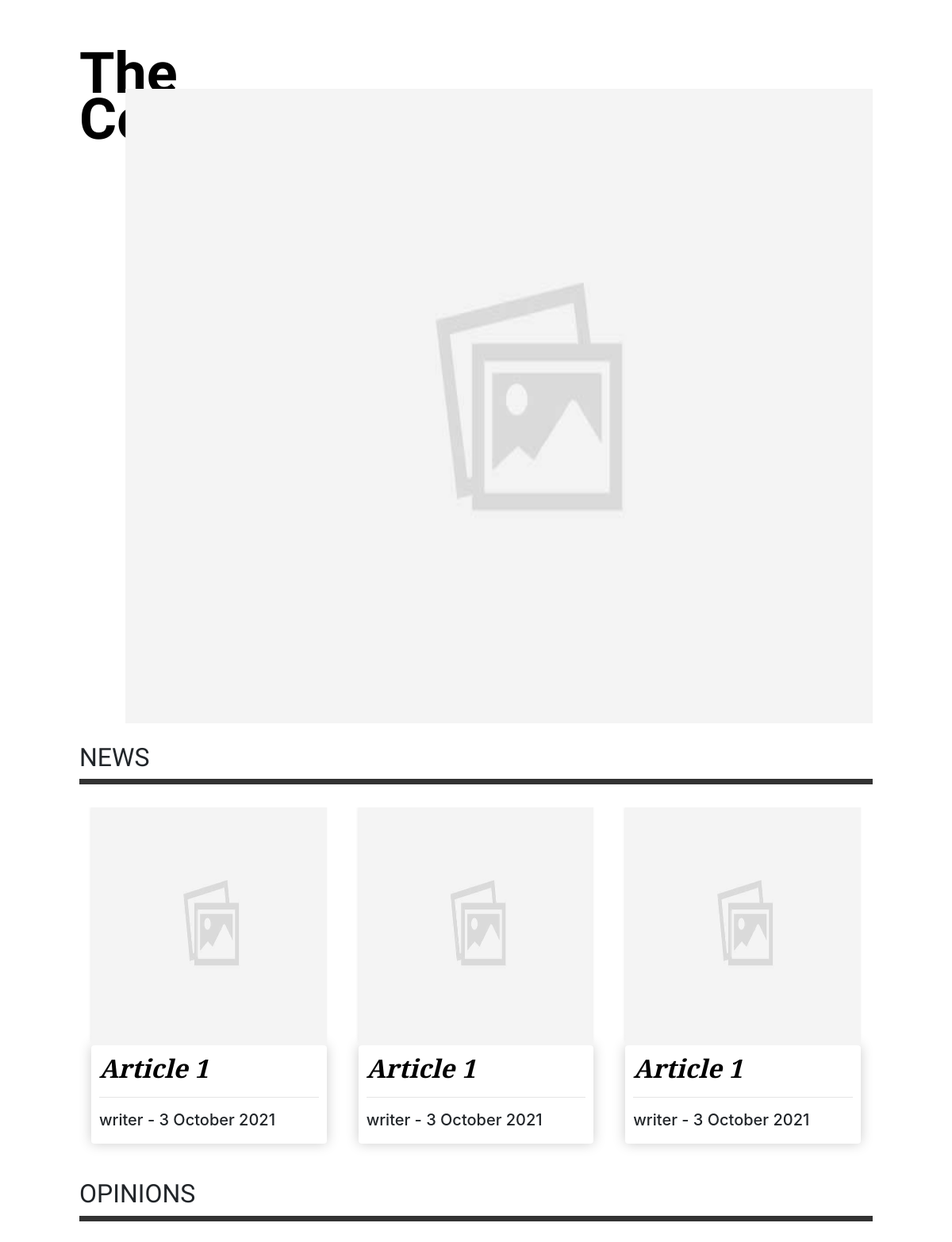
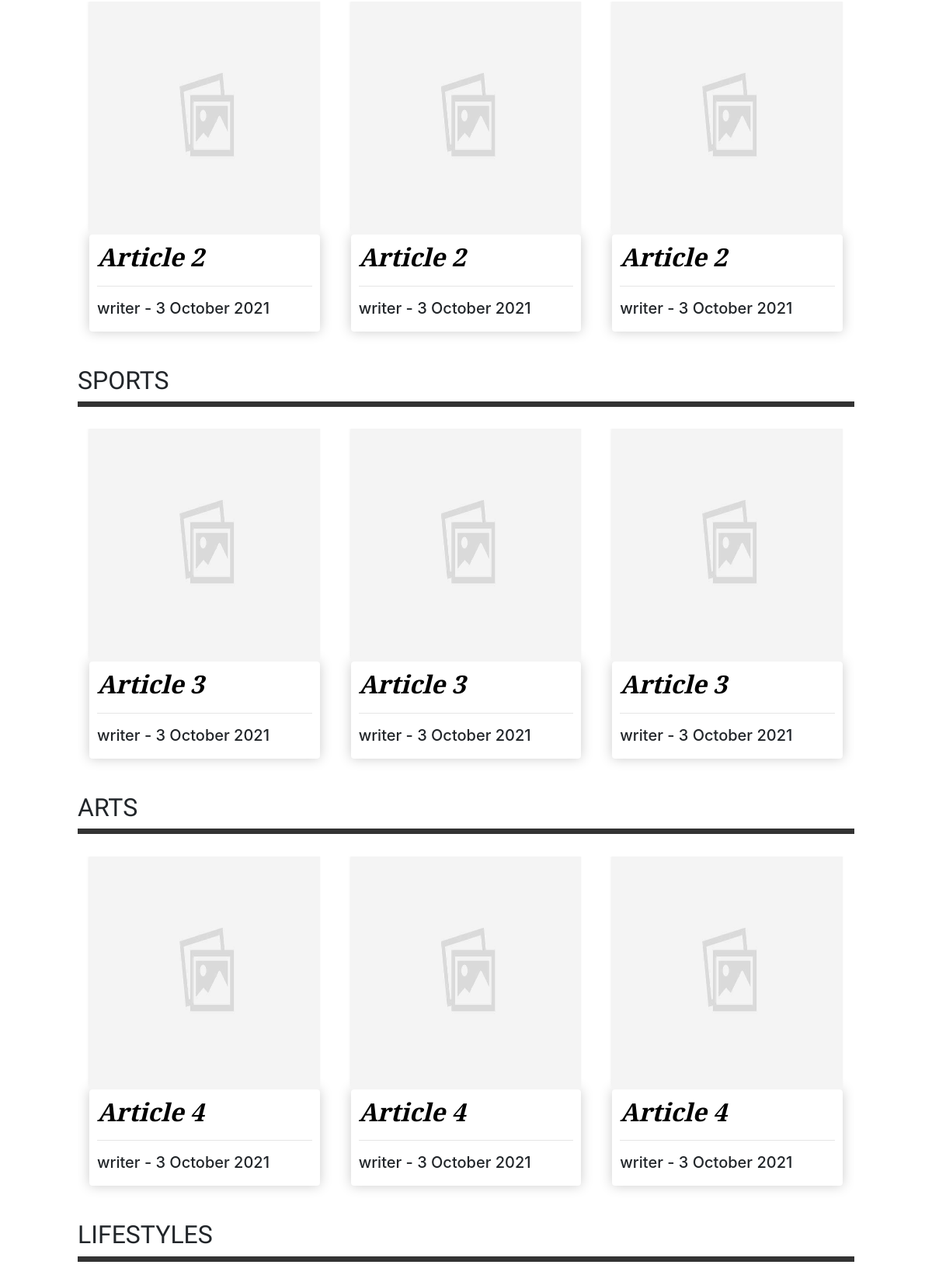
The page / (upper part) on the database its author committed (2 pictures, top to bottom).
### website/models.py (models this page shows, shortened)
class Article(models.Model):
    articleName = models.CharField(max_length=100)
    articleContent = RichTextField()
    articleCatagory = models.CharField(max_length=10)
    writer = models.ForeignKey('Member', on_delete=models.CASCADE, related_name="writer")
    image = models.ImageField()
    imageCredit = models.CharField(max_length=100)
    createdTime = models.DateTimeField(default=timezone.now)

class Member(models.Model):
    user = models.ForeignKey('User', on_delete=models.CASCADE, related_name="user")
    name = models.CharField(max_length=30)
    position = models.CharField(max_length=30)
    contents = models.ManyToManyField('Article', related_name="content", blank=True)
    admin = models.BooleanField(default=False)

### website/views.py (the view)
# urls.py: path("", views.index, name="index"),
def index(request):
    news = Article.objects.filter(articleCatagory="News").order_by('-createdTime')
    opinions = Article.objects.filter(articleCatagory="Opinions").order_by('-createdTime')
    sports = Article.objects.filter(articleCatagory="Sports").order_by('-createdTime')
    lifestyles = Article.objects.filter(articleCatagory="Lifestyles").order_by('-createdTime')
    arts = Article.objects.filter(articleCatagory="Arts").order_by('-createdTime')
    humors = Article.objects.filter(articleCatagory="Humor").order_by('-createdTime')
    return render(request, "website/index.html", {
        'news': news,
        'opinions': opinions,
        'sports': sports,
        'lifestyles': lifestyles,
        'arts': arts,
        'humors': humors
    })

### website/templates/website/index.html (shortened to what this page needs)
{% extends "website/layout.html" %}
{% load static %}
{% block script %}
    <link
        rel="stylesheet"
        href="https://cdnjs.cloudflare.com/ajax/libs/font-awesome/5.14.0/css/all.min.css"
    />
{% endblock %}
{% block body %}
    <div class="owl-one owl-carousel owl-theme">
        <div class="item">
            {% with news|first as first %}
                <img src="{{ first.image.url }}" style="height: 800px;"/>
            {% endwith %}
        </div>
    </div>
    <br>
    <h2 class="types-name">NEWS</h2>
    <fieldset><legend style="width:auto;"></legend></fieldset>
    <br>
    <div class="owl-two owl-carousel owl-theme">
        {% for article in news %}
        <div class="item">
            <div class="col-lg-4" style="padding-bottom: 20px; max-width: 100%;" id="article" data-id="{{ article.id }}">
                <img class="thumbnail" src="{{ article.image.url }}" alt="">
                <div class="box-element">
                    <a href="{% url 'article' article.id %}" class="articleView"><h4><strong>{{ article.articleName}}</strong></h4></a>
                    <hr>
                    <h6 style="display: inline-block;">{{ article.writer.name }} - {{ article.createdTime|date:"j F Y" }}</h6>
                </div>
            </div>
        </div>
        {% endfor %}
    </div>
    <br>
    <h2 class="types-name">OPINIONS</h2>
    <fieldset><legend style="width:auto;"></legend></fieldset>
    <br>
    <div class="owl-two owl-carousel owl-theme">
        {% for article in opinions %}
        <div class="item">
            <div class="col-lg-4" style="padding-bottom: 20px; max-width: 100%;" id="article" data-id="{{ article.id }}">
                <img class="thumbnail" src="{{ article.image.url }}" alt="">
                <div class="box-element">
                    <a href="{% url 'article' article.id %}" class="articleView"><h4><strong>{{ article.articleName}}</strong></h4></a>
                    <hr>
                    <h6 style="display: inline-block;">{{ article.writer.name }} - {{ article.createdTime|date:"j F Y" }}</h6>
                </div>
            </div>
        </div>
        {% endfor %}
    </div>
    <br>
    <h2 class="types-name">SPORTS</h2>
    <fieldset><legend style="width:auto;"></legend></fieldset>
    <br>
    <div class="owl-two owl-carousel owl-theme">
        {% for article in sports %}
        <div class="item">
            <div class="col-lg-4" style="padding-bottom: 20px; max-width: 100%;" id="article" data-id="{{ article.id }}">
                <img class="thumbnail" src="{{ article.image.url }}" alt="">
                <div class="box-element">
                    <a href="{% url 'article' article.id %}" class="articleView"><h4><strong>{{ article.articleName}}</strong></h4></a>
                    <hr>
                    <h6 style="display: inline-block;">{{ article.writer.name }} - {{ article.createdTime|date:"j F Y" }}</h6>
                </div>
            </div>
        </div>
        {% endfor %}
    </div>
    <br>
    <h2 class="types-name">ARTS</h2>
    <fieldset><legend style="width:auto;"></legend></fieldset>
    <br>
    <div class="owl-two owl-carousel owl-theme">
        {% for article in arts %}
        <div class="item">
            <div class="col-lg-4" style="padding-bottom: 20px; max-width: 100%;" id="article" data-id="{{ article.id }}">
                <img class="thumbnail" src="{{ article.image.url }}" alt="">
                <div class="box-element">
                    <a href="{% url 'article' article.id %}" class="articleView"><h4><strong>{{ article.articleName}}</strong></h4></a>
                    <hr>
                    <h6 style="display: inline-block;">{{ article.writer.name }} - {{ article.createdTime|date:"j F Y" }}</h6>
                </div>
            </div>
        </div>
        {% endfor %}
    </div>
    <br>
    <h2 class="types-name">LIFESTYLES</h2>
    <fieldset><legend style="width:auto;"></legend></fieldset>
    <br>
    <br>
    <br>
{% endblock %}

### website/static/website/styles.css (style rules this page uses)
.box-element { box-shadow:hsl(0, 0%, 80%) 0 0 16px; background-color: #fff; border-radius: 4px; padding: 10px; }
.thumbnail { width: 100%; height: 300px; -webkit-box-shadow: -1px -3px 5px -2px rgba(214,214,214,1); -moz-box-shadow: -1px -3px 5px -2px rgba(214,214,214,1); box-shadow: -1px -3px 5px -2px rgba(214,214,214,1); }
.articleView { color: black; font-family: 'Bodoni Moda', serif; font-style: italic; }
fieldset { border-top:7px solid #333 !important; font-family: 'Work Sans', sans-serif; }
.types-name { font-family: 'Work Sans', sans-serif; font-size: 2rem; }
#quotescontainer { width: 100%; background: #ccc; height: 100% }
.box-element h4 { font-size: 2rem; }
.box-element h6 { font-size: 1.25rem; }

### rows shown on the page
Article: image (picture), {{ article.id }} 1 (drawn), articleName "Article 1", writer.name "writer", createdTime "3 October 2021"
Article: image (picture), articleName "Article 2", writer.name "writer", createdTime "3 October 2021"
Article: image (picture), articleName "Article 3", writer.name "writer", createdTime "3 October 2021"
Article: image (picture), articleName "Article 4", writer.name "writer", createdTime "3 October 2021"
